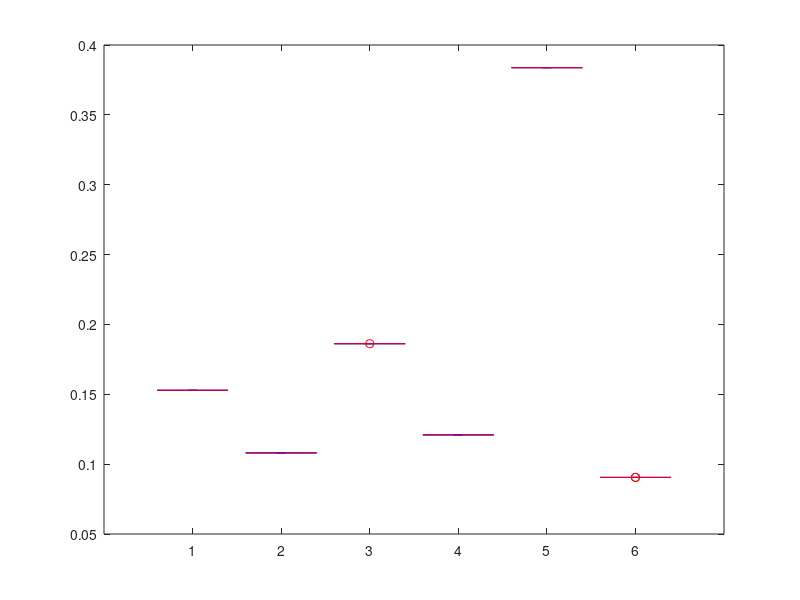

Source code (MATLAB): (Note: this script raises an error after producing the figure.)
    close all
    clear 
    clc

% rng(1);  % For reproducibility
x1 = normrnd(0.15287,0.01E-07,100,1);
x2 = normrnd(0.10807,0.81E-05,100,1);
x3 = normrnd(0.1862,2.33E-06,100,1);
x4 = normrnd(0.12096,3.08E-07,100,1);
x5 = normrnd(0.38376,0.95E-06,100,1);
x6 = normrnd(0.09052,2.2E-08,100,1);

figure
boxplot([x1,x2,x3,x4,x5,x6],'Symbol','o','OutlierSize',3)


 % 坐标区域属性设置
ax=gca;hold on;
ax.LineWidth=1.1;
ax.FontSize=14;
% ax.FontName='SimHei';
ax.XTickLabelRotation=0;
ax.XTickLabel={'DRPedESN','DHESN','PRESN','EESN','ESN','SDESN'};
ax.YLabel.String='log(value)';
ax.Title.String=('Boxplot');
ax.Title.FontSize=14;
% 写入excel
% wexcel(Y,Function_name);

% 修改线条粗细
lineObj=findobj(gca,'Type','Line');
for i=1:length(lineObj)
    lineObj(i).LineWidth=1.5;
    lineObj(i).MarkerFaceColor=[1,1,1].*.3;
    lineObj(i).MarkerEdgeColor=[1,1,1].*.3;
end

